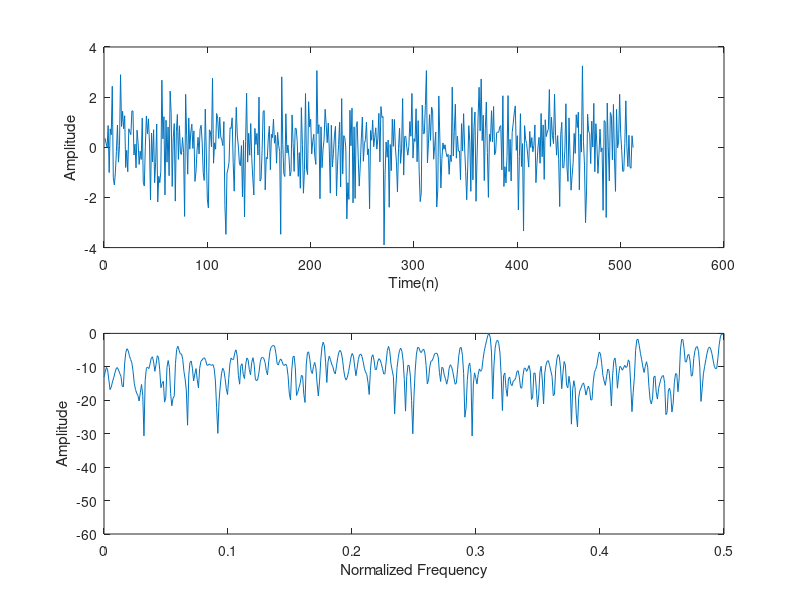

MATLAB code for this plot:
function exe1_2()
x = zeros(1,512);
for i = 1 : 512
    for j = 0 : 9
        x(i) = x(i) + rand(1) * cos(2* pi * rand(1) * i + 2 * pi *rand(1));
    end
end
b1 = (2 ^ (-0.5)) .* [1 1];
b2 = (2 ^ (-0.5)) .* [1 -1];
a = [1];
Ndata = 1024;
fs = 2 * pi;
f=(0:Ndata-1)*fs/Ndata;
han = hann(512);
for i = 1:512
    han_win(i) = han(i) * x(i);
end
FT=fft(han_win,Ndata);

FT_dB = 20 * log10(abs(FT)./max(abs(FT)));
t = 0 : 1/1024 : 1;
subplot(2,1,1);plot(x);xlabel('Time(n)');ylabel('Amplitude');
subplot(2,1,2);plot(t(1:Ndata/2),FT_dB(1:Ndata/2));xlabel('Normalized Frequency');ylabel('Amplitude');axis([0 0.5 -60 0]);

